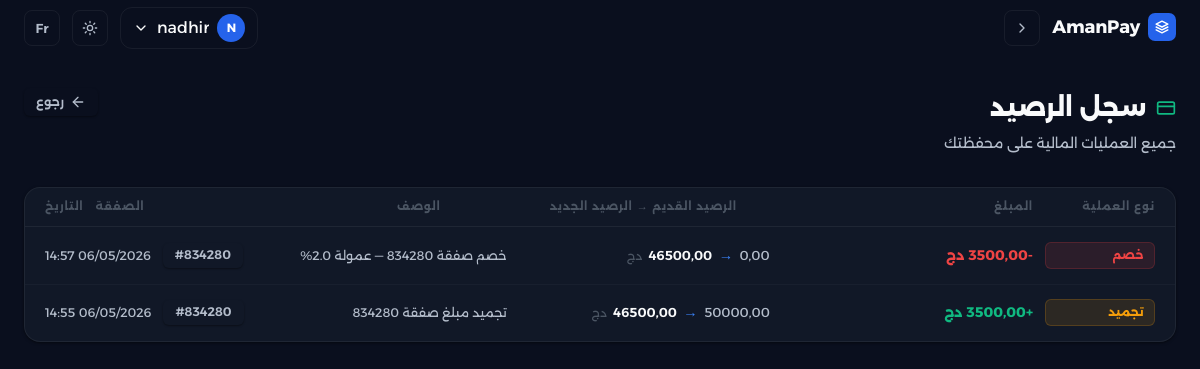
Page /transactions/wallet/history/ (signed in) on the earlier database version.
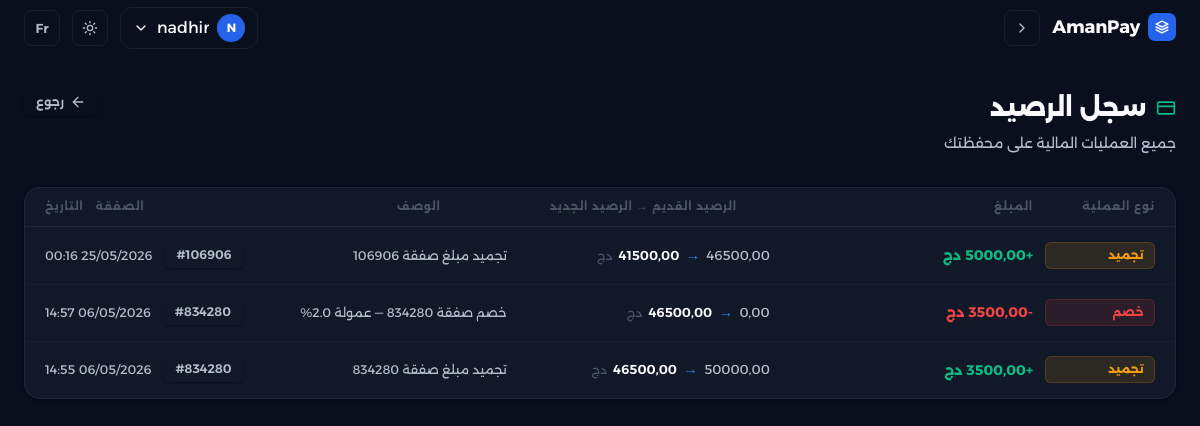
Same page on the later database version.
### accounts/models.py (models this page shows, shortened)
class WalletTransaction(models.Model):
    TYPE_CHOICES = [
        ('CREDIT',   _('إيداع')),
        ('DEBIT',    _('خصم')),
        ('FREEZE',   _('تجميد')),
        ('UNFREEZE', _('فك تجميد')),
        ('RELEASE',  _('تحرير')),
    ]
    wallet = models.ForeignKey(
        Wallet,
        on_delete=models.CASCADE,
        related_name='transactions_log',
        verbose_name=_('المحفظة'),
    )
    transaction = models.ForeignKey(
        'transactions.Transaction',
        on_delete=models.SET_NULL,
        null=True,
        blank=True,
        verbose_name=_('الصفقة'),
    )
    type = models.CharField(
        max_length=10,
        choices=TYPE_CHOICES,
        verbose_name=_('النوع'),
    )
    amount = models.DecimalField(
        max_digits=12,
        decimal_places=2,
        verbose_name=_('المبلغ'),
    )
    balance_before = models.DecimalField(
        max_digits=12,
        decimal_places=2,
        default=0,
        verbose_name=_('الرصيد قبل العملية'),
    )
    balance_after = models.DecimalField(
        max_digits=12,
        decimal_places=2,
        verbose_name=_('الرصيد بعد العملية'),
    )
    description = models.CharField(
        max_length=255,
        verbose_name=_('الوصف'),
    )
    created_at = models.DateTimeField(auto_now_add=True, verbose_name=_('التاريخ'))
    class Meta:
        verbose_name = _('سجل المحفظة')
        verbose_name_plural = _('سجلات المحفظة')
        ordering = ['-created_at']

### transactions/models.py (models this page shows, shortened)
class Transaction(models.Model):
    class Status(models.TextChoices):
        PENDING = 'PENDING', _('في الانتظار')
        FUNDED = 'FUNDED', _('ممول')
        SHIPPED = 'SHIPPED', _('تم الشحن')
        DELIVERED = 'DELIVERED', _('تم التسليم')
        COMPLETED = 'COMPLETED', _('مكتمل')
        DISPUTED = 'DISPUTED', _('متنازع عليه')
        REFUNDED = 'REFUNDED', _('مسترجع')
        CANCELLED = 'CANCELLED', _('ملغى')
    code = models.CharField(
        max_length=6,
        unique=True,
        default=_generate_transaction_code,
        editable=False,
        verbose_name=_('كود المعاملة'),
    )
    seller = models.ForeignKey(
        settings.AUTH_USER_MODEL,
        on_delete=models.PROTECT,
        related_name='sales',
        verbose_name=_('البائع'),
    )
    buyer = models.ForeignKey(
        settings.AUTH_USER_MODEL,
        on_delete=models.SET_NULL,
        related_name='purchases',
        null=True,
        blank=True,
        verbose_name=_('المشتري'),
    )
    delivery_company = models.ForeignKey(
        settings.AUTH_USER_MODEL,
        on_delete=models.SET_NULL,
        null=True,
        blank=True,
        related_name='deliveries',
        verbose_name=_('شركة التوصيل'),
    )
    product_name = models.CharField(
        max_length=255,
        verbose_name=_('اسم المنتج'),
    )
    description = models.TextField(
        blank=True,
        verbose_name=_('الوصف'),
    )
    amount = models.DecimalField(
        max_digits=12,
        decimal_places=2,
        verbose_name=_('المبلغ'),
    )
    status = models.CharField(
        max_length=10,
        choices=Status.choices,
        default=Status.PENDING,
        verbose_name=_('الحالة'),
    )
    created_at = models.DateTimeField(auto_now_add=True, verbose_name=_('تاريخ الإنشاء'))
    updated_at = models.DateTimeField(auto_now=True, verbose_name=_('تاريخ التحديث'))
    release_date = models.DateTimeField(
        null=True,
        blank=True,
        verbose_name=_('تاريخ الإفراج عن المبلغ'),
    )
    dispute_reason = models.TextField(
        null=True,
        blank=True,
        verbose_name=_('وصف النزاع'),
    )
    dispute_opened_by = models.ForeignKey(
        settings.AUTH_USER_MODEL,
        on_delete=models.SET_NULL,
        null=True,
        blank=True,
        related_name='disputes_opened',
        verbose_name=_('فاتح النزاع'),
    )
    dispute_opened_at = models.DateTimeField(
        null=True,
        blank=True,
        verbose_name=_('تاريخ فتح النزاع'),
    )
    dispute_acknowledged_at = models.DateTimeField(
        null=True,
        blank=True,
        verbose_name=_('تاريخ الاطلاع على النزاع'),
    )
    dispute_acknowledged_by = models.ForeignKey(
        settings.AUTH_USER_MODEL,
        on_delete=models.SET_NULL,
        null=True,
        blank=True,
        related_name='disputes_acknowledged',
        verbose_name=_('من اطّلع على النزاع'),
    )
    class Meta:
        verbose_name = _('معاملة')
        verbose_name_plural = _('المعاملات')
        ordering = ['-created_at']

### transactions/views.py (the view)
# urls.py: path('wallet/history/',                      views.wallet_history,      name='wallet_history'),
@login_required
def wallet_history(request):
    wallet, _created = Wallet.objects.get_or_create(
        user=request.user,
        defaults={'balance': 50000, 'frozen_balance': 0},
    )
    logs = wallet.transactions_log.select_related('transaction').all()
    return render(request, 'accounts/wallet_history.html', {'logs': logs})

### templates/accounts/wallet_history.html (shortened to what this page needs)
{% extends "base.html" %}
{% load i18n %}
{% block content %}
<div class="page-header">
  <div>
    <h1>
      <svg class="icon" viewBox="0 0 24 24" fill="none" stroke="currentColor" stroke-width="2" stroke-linecap="round" stroke-linejoin="round" style="color:var(--green);"><rect x="2" y="5" width="20" height="14" rx="2"/><line x1="2" y1="10" x2="22" y2="10"/></svg>
      {% trans "سجل الرصيد" %}
    </h1>
    <p>{% trans "جميع العمليات المالية على محفظتك" %}</p>
  </div>
  <button onclick="goBack()" class="btn btn-ghost btn-sm">
    <svg class="icon-sm" viewBox="0 0 24 24" fill="none" stroke="currentColor" stroke-width="2" stroke-linecap="round" stroke-linejoin="round"><line x1="19" y1="12" x2="5" y2="12"/><polyline points="12 19 5 12 12 5"/></svg>
    {% trans "رجوع" %}
  </button>
</div>
<div class="glass">
  {% if logs %}
    <div class="log-header">
      <span>{% trans "نوع العملية" %}</span>
      <span>{% trans "المبلغ" %}</span>
      <span>{% trans "الرصيد القديم" %} → {% trans "الرصيد الجديد" %}</span>
      <span>{% trans "الوصف" %}</span>
      <span>{% trans "الصفقة" %}</span>
      <span>{% trans "التاريخ" %}</span>
    </div>
    {% for entry in logs %}
    <div class="log-row">
      <span class="type-badge type-{{ entry.type|lower }}">{{ entry.get_type_display }}</span>
      {% if entry.type in "CREDIT,UNFREEZE,RELEASE" %}
        <span class="amount-pos">+{{ entry.amount }} {% trans "دج" %}</span>
      {% else %}
        <span class="amount-neg">-{{ entry.amount }} {% trans "دج" %}</span>
      {% endif %}
      <div class="bal-flow">
        <span>{{ entry.balance_before }}</span>
        <span class="bal-arrow">→</span>
        <span style="color:var(--text);font-weight:600;">{{ entry.balance_after }}</span>
        <span style="color:var(--muted);font-size:0.75rem;">{% trans "دج" %}</span>
      </div>
      <span class="text-muted text-sm">{{ entry.description }}</span>
      <span>
        {% if entry.transaction %}
          <a href="{% url 'transactions:detail' entry.transaction.pk %}" class="btn btn-ghost btn-sm">
            #{{ entry.transaction.code }}
          </a>
        {% else %}—{% endif %}
      </span>
      <span class="text-muted text-sm">{{ entry.created_at|date:"d/m/Y H:i" }}</span>
    </div>
    {% endfor %}
  {% endif %}
</div>
{% endblock %}

Differences in the rows shown:
added WalletTransaction: type "تجميد", balance_before "46500,00", balance_after "41500,00", description "تجميد مبلغ صفقة 106906", transaction.code "106906", created_at "25/05/2026 00:16"
